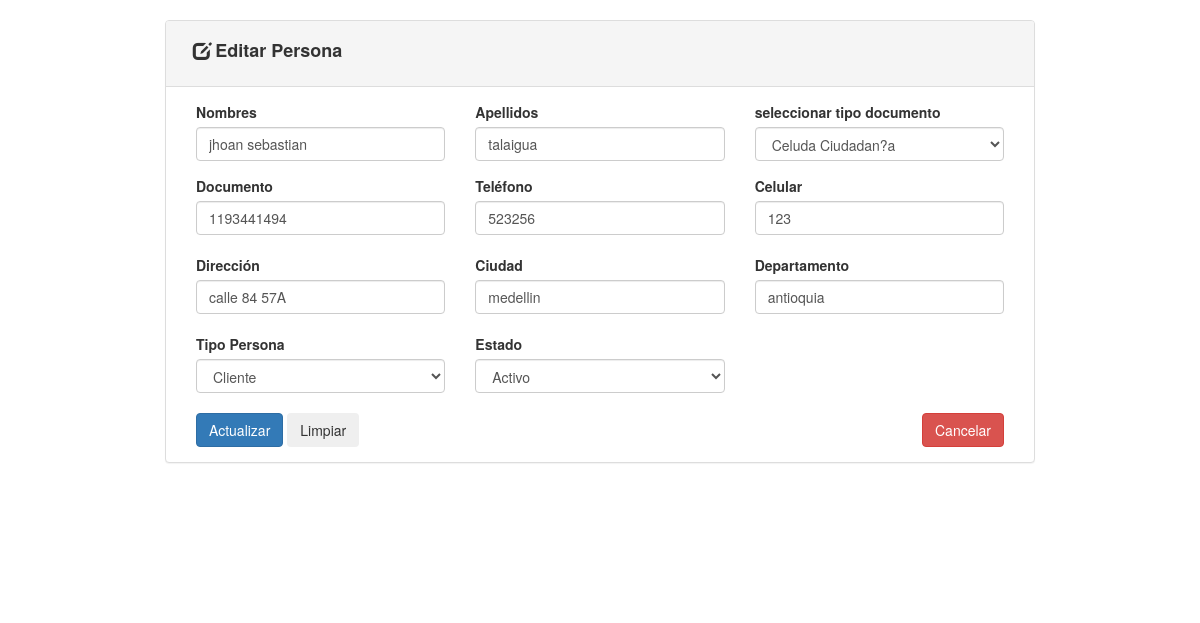
Screenshot of /View/contents/editPerson-view.php?id=1 with the database file from the repository.
### tables this page shows
CREATE TABLE `tbl_persona` (
  `id_persona` int(11) NOT NULL,
  `nombres` varchar(45) NOT NULL,
  `apellidos` varchar(45) NOT NULL,
  `tipo_documento_tipo_documento` int(11) NOT NULL,
  `documento` varchar(45) NOT NULL,
  `telefono` varchar(45) DEFAULT NULL,
  `nro_Celular` varchar(45) NOT NULL,
  `direccion` varchar(45) NOT NULL,
  `ciudad` varchar(45) NOT NULL,
  `departamento` varchar(45) DEFAULT NULL,
  `tipo_persona_tipo_persona` int(11) NOT NULL,
  `estado` tinyint(1) NOT NULL
);

### Model/personModel1.php (called while the page is built, shortened)
<?php
	class personModel1
	{
		public function __GET($atr)
		{
			return $this->$atr;
		}
	}
?>

### Model/tipoDocumento_Persona_model.1.php (called while the page is built, shortened)
<?php
	class tipoDocumentoPersonModel1
	{
	public function __GET($atr)
	{
		return $this->$atr;
	}
}
?>

### View/contents/editPerson-view.php (the view, shortened to what this page needs)
<link rel="stylesheet" href="https://maxcdn.bootstrapcdn.com/bootstrap/3.4.0/css/bootstrap.min.css">
<link href="https://cdnjs.cloudflare.com/ajax/libs/font-awesome/4.7.0/css/font-awesome.min.css" rel="stylesheet" type="text/css">
	<?php
	require_once "../../Model/personModel1.php";
	require_once "../../Model/tipoDocumento_Persona_model.1.php";
	$conec = new PDO("mysql:host=localhost;dbname=s.i.r", "root", "");
	$conec->setAttribute(PDO::ATTR_ERRMODE, PDO::ERRMODE_EXCEPTION);
			$buscar  = "SELECT * FROM tbl_persona WHERE id_persona=?";
				$resultado = $conec->prepare($buscar);
				$resultado->execute(array($_GET["id"]));
				$datos = $resultado->fetch(PDO::FETCH_OBJ);
				$usuario = new personModel1();
				$usuario->__SET('id_persona', $datos->id_persona);
				$usuario->__SET('nombres', $datos->nombres);
				$usuario->__SET('apellidos', $datos->apellidos);
				$usuario->__SET('tipo_documento_tipo_documento', $datos->tipo_documento_tipo_documento);
				$usuario->__SET('documento', $datos->documento);
				$usuario->__SET('telefono', $datos->telefono);
				$usuario->__SET('nro_Celular', $datos->nro_Celular);
				$usuario->__SET('direccion', $datos->direccion);
				$usuario->__SET('ciudad', $datos->ciudad);
				$usuario->__SET('departamento', $datos->departamento);
				$usuario->__SET('tipo_persona_tipo_persona', $datos->tipo_persona_tipo_persona);
				$usuario->__SET('estado', $datos->estado);
				$resultado = $usuario;
?>
	<div class="container">
		<div class="col-md-16">
      <div class="panel panel-default">
          <div class="panel-heading clearfix">&nbsp&nbsp
             <span class="glyphicon glyphicon-edit fa-fax3 fa-lg"></span>
             <label ><h4><b>Editar Persona</b></h4></label>
          </div>
      <div class="panel-body">
		<form action="" method="POST" class="ml-2" id="validate_form">
			<div class="form-row">
				<div class="col-md-4 mb-3">
					<label>Nombres</label>
					<input type="text" name="nombres" class="form-control" required="" value="<?php echo $resultado->nombres ?>">
				</div>
				<div class="col-md-4 mb-3">
					<label>Apellidos</label>
					<input type="text" name="apellidos" class="form-control" required="" value="<?php echo $resultado->apellidos ?>">
				</div>
				<div class="col-md-4 mb-3 form-group">
					<label>seleccionar tipo documento</label>
					<select name="tipo_documento_tipo_documento" class="custom-select form-control" placeholder="Seleccione Estado"  required ="">
            <?php
						$tipoDocumento = array();
						$consultar = "SELECT * FROM tbl_tipo_documento";
							$resultadoTipo = $conec->query($consultar);
							foreach ($resultadoTipo->fetchAll(PDO::FETCH_OBJ) as $dato) {
								$tipo = new tipoDocumentoPersonModel1();
								$tipo->__SET('tipo_documento', $dato->tipo_documento);
								$tipo->__SET('nombre_documento', $dato->nombre_documento);
								$tipoDocumento[] = $tipo;
							}
              foreach ($tipoDocumento as $dat) {
                  if ($dat->tipo_documento==$resultado->tipo_documento_tipo_documento) {
									echo '<option value="'.$resultado->tipo_documento_tipo_documento.'"selected>'.$dat->nombre_documento.'</option>';
                }else{
									echo '<option value="'.$dat->tipo_documento.'">'.$dat->nombre_documento.'</option>';
								}
							}
            ?>
          </select>
				</div>
				<div class="col-md-4 mb-3">
					<label>Documento</label><br>
					<input type="text" name="documento" class="form-control" required="" value="<?php echo $resultado->__GET('documento') ?>"><br>
				</div>
				<div class="col-md-4 mb-3">
					<label>Teléfono</label><br>
					<input type="text" name="telefono" class="form-control" required="" value="<?php echo $resultado->telefono ?>"><br>
				</div>
				<div class="col-md-4 mb-3">
					<label>Celular</label><br>
					<input type="text" name="nro_Celular" class="form-control" required="" value="<?php echo $resultado->nro_Celular ?>"><br>
				</div>
				<div class="col-md-4 mb-3">
					<label>Dirección</label><br>
					<input type="text" name="direccion" class="form-control" required="" value="<?php echo $resultado->direccion ?>"><br>
				</div>
				<div class="col-md-4 mb-3">
					<label>Ciudad</label><br>
					<input type="text" name="ciudad" class="form-control" required="" value="<?php echo $resultado->ciudad ?>"><br>
				</div>
				<div class="col-md-4 mb-3">
					<label>Departamento</label><br>
					<input type="text" name="departamento" class="form-control" required="" value="<?php echo $resultado->departamento ?>"><br>
				</div>
				<div class="col-md-4 mb-3">
					<label>Tipo Persona</label><br>
					<select name="tipo_persona_tipo_persona" class="custom-select form-control" placeholder="Seleccione Tipo"  required ="">
            <?php
						$tipoPersona = array();
						$consultar = "SELECT * FROM tbl_tipo_persona";
						$resultadoTipoP = $conec->query($consultar);
						foreach ($resultadoTipoP->fetchAll(PDO::FETCH_OBJ) as $dato) {
							$tipo = new tipoDocumentoPersonModel1();
							$tipo->__SET('tipo_persona', $dato->tipo_persona);
							$tipo->__SET('nombre_tipo', $dato->nombre_tipo);
							$tipoPersona[]=$tipo;
						}
            foreach ($tipoPersona as $dat) {
              if ($dat->tipo_persona==$resultado->tipo_persona_tipo_persona) {
								echo '<option value="'.$resultado->tipo_persona_tipo_persona.'"selected>'.$dat->nombre_tipo.'</option>';
              }else{
								echo '<option value="'.$dat->tipo_persona.'">'.$dat->nombre_tipo.'</option>';
							}
						}
            ?>
          </select><br>
				</div>
				<div class="col-md-4 mb-3">
					<label>Estado</label><br>
					<select name="estado" class="custom-select form-control" required="">
						<?php
							if ($resultado->estado==1) {
								echo '<option value="1" selected>Activo</option>
								<option value="2">Inactivo</option>';
							}elseif ($resultado->estado==0) {
								echo '<option value="1">Activo</option>
								<option value="2"selected>Inactivo</option>';
							}
						?>
					</select><br>
				</div>
			</div>
			<div class="col-md-12">
				<input type="submit" name="actualizar" class="btn btn-primary" value="Actualizar">
				<input type="reset" value="Limpiar" class="btn btn-secondary">
    		<a href="http://localhost:8080/SIR/listPerson"><input type="button" value="Cancelar" class="btn btn-danger"  style="float: right;"></a>
			</div>
		</form>
	</div>
</div>
</div>
</div>

### View/contents/editPerson-view.php (style rules this page uses)
.container { width:900px; height: 575px; }

### rows the page displays
tbl_persona: nombres "jhoan sebastian", apellidos "talaigua", telefono "523256", nro_Celular "123", direccion "calle 84 57A", ciudad "medellin", departamento "antioquia", estado "Activo"

### other values shown
form field tipo_documento_tipo_documento "Celuda Ciudadan?a"
form field tipo_persona_tipo_persona "Cliente"
